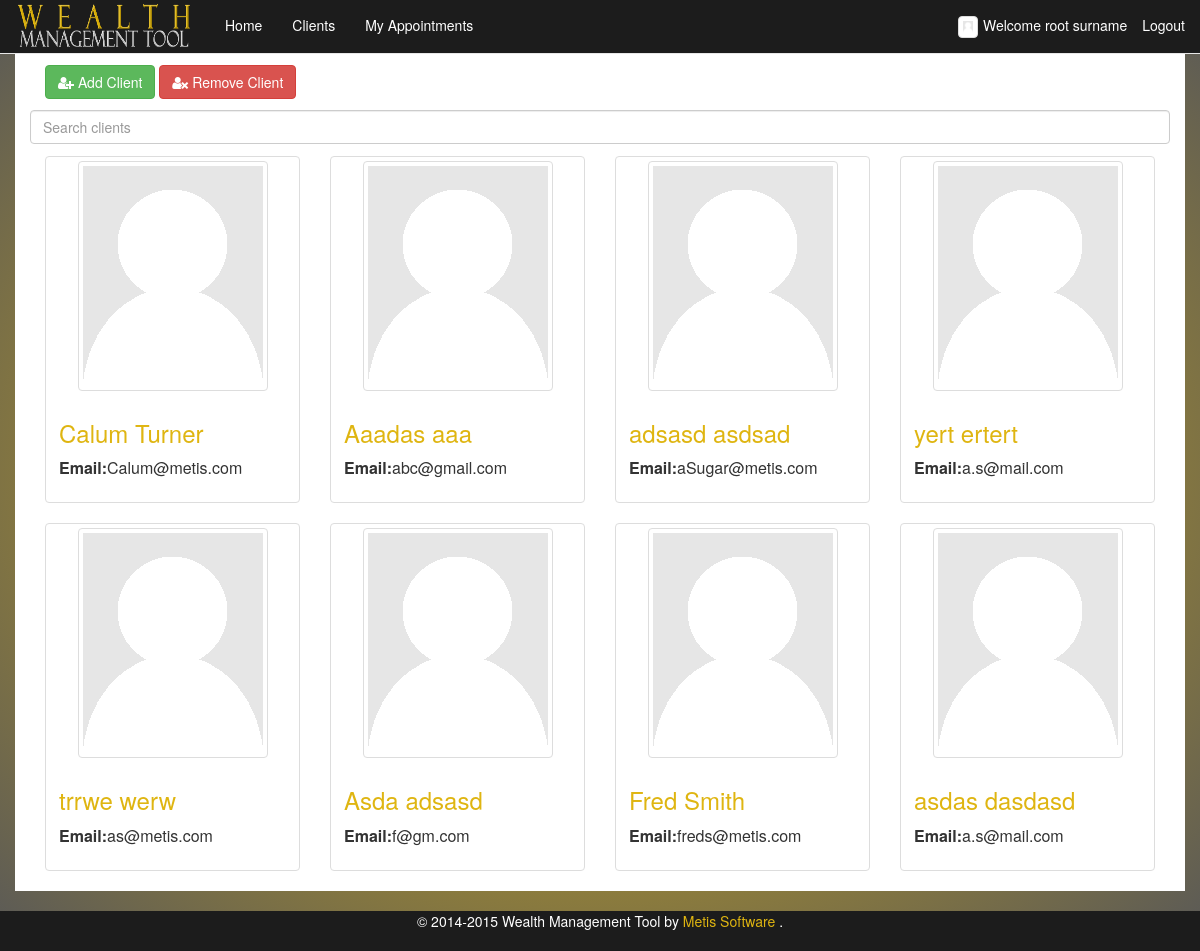
Before: /clients/ (signed in) with the older database file.
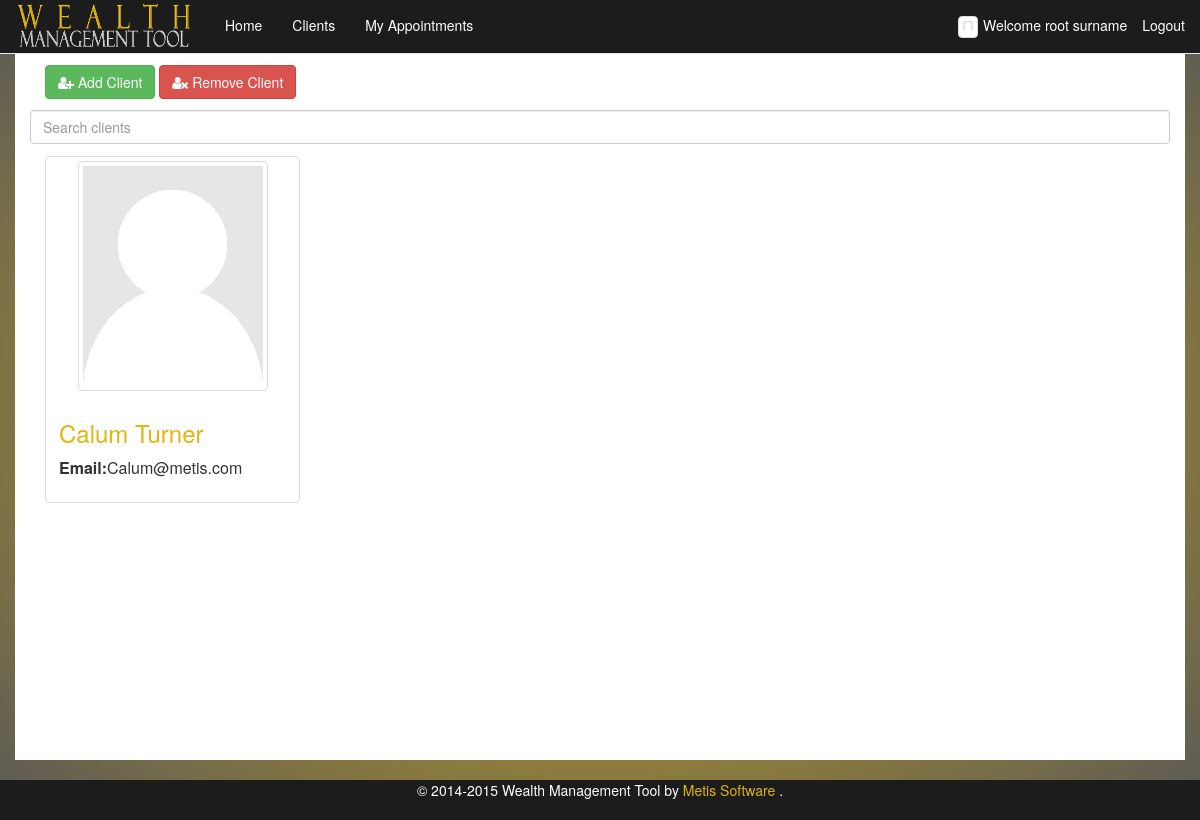
After: the same page with the newer database file.
### wms/models.py (models this page shows, shortened)
class Client(models.Model):
    first_name = models.CharField(max_length=64)
    middle_name = models.CharField(max_length=64, blank=True)
    surname = models.CharField(max_length=64)
    image = models.ImageField(upload_to='client_images', default='/media/person-placeholder.png')
    dob = models.DateField(default="1990-01-01")
    ni_regex = RegexValidator(regex=r'^(?!BG)(?!GB)(?!NK)(?!KN)(?!TN)(?!NT)(?!ZZ)(?:[A-CEGHJ-PR-TW-Z][A-CEGHJ-NPR-TW-Z])(?:\s*\d\s*){6}([A-D]|\s)$', message="Must be in the format: 'AA999999A', restrictions to characters apply'")
    ni_number = models.CharField(max_length=9, validators=[ni_regex], primary_key=True)
    email = models.EmailField(max_length=64)
    phone_regex = RegexValidator(
        regex=r'^\+?1?\d{9,15}$',
        message="Not a valid phone number. Up to 9 digits allowed.")
    home_phone = models.CharField(
        max_length=11, validators=[phone_regex], blank=True
    )
    mob_phone = models.CharField(
        max_length=11, validators=[phone_regex], blank=True
    )
    cash = models.DecimalField(max_digits=20, decimal_places=2)
    fa = models.ForeignKey(FA, null=True, blank=True)
    twitter_username = models.CharField(validators=[RegexValidator(
                                                    regex="^(\w){1,15}$",
                                                    message="Not a valid username,please remove @ and max of 15 cahracters"
                                                    )],
                                        blank=True, max_length= 15)
    facebook_username = models.CharField(blank=True, null=True, max_length=15)
    linkedin_username = models.CharField(blank=True, null=True, max_length=15)
    googleplus_username = models.CharField(blank=True, null=True, max_length=15)
    def __str__(self):
        return self.surname + " - " + self.ni_number

### wms/views.py (the view)
# urls.py: url(r'^clients/', 'print_clients', name='print_clients'),
@login_required
def print_clients(request):
    current_user = request.user
    client_list = Client.objects.filter(fa__ni_number=current_user.ni_number)
    print(client_list)
    return render_to_response('wms/clients.html', {'client_list': client_list}, context_instance=RequestContext(request))

### wms/templates/wms/clients.html (shortened to what this page needs)
{% extends "wms/base_boot.html" %}
{% load staticfiles %}
{% block content %}
    <div class="col-md-12 col-sm-12 ">
        <div class="col-md-12" style="margin-bottom:1%;">
            <a class="btn btn-success" href="/new_client.html" role="button"><i class="fa fa-user-plus"></i> Add Client</a>
	    <button id="rmvclient" type="button" class="btn btn-danger"><i class="fa fa-user-times"></i> Remove Client</button>
        </div>
    </div>
    <div class=" col-md-12 col-sm-12">
    {% if client_list %}
    <div id="users">
        <input class="search form-control " placeholder="Search clients" style = "margin-bottom:1%;">
        <ul class="list-unstyled list">
        {% for client in client_list %}
        <li>
            <div class="col-sm-4 col-xs-12 col-md-3">
                <div class="thumbnail">
			<a href="/client_details/?client={{client.ni_number}}"><img src="{{ client.image.url }}" class="img-responsive img-thumbnail" style="max-width: 200px"></a>
                    <div class="caption">
                        <h3 class=""><a href="/client_details/?client={{client.ni_number}}">{{client.first_name}} {{client.surname}}</a></h3>
                        <p>
                            <table>
                                <tr>
                                    <td><strong>Email: </strong></td>
                                    <td class="email">{{client.email}}</td>
                                </tr>
                            </table>
                        </p>
                    </div>
                    </div>
                </div>
            </li>
        {%endfor%}
        </ul>
    </div>
    {% else %}
    <p>No client data</p>
    {% endif %}
    </div>
    </div>
    {%  endblock %}

Changed rows visible on the page:
removed Client: image (placeholder picture), first_name "Aaadas", surname "aaa", email "abc@gmail.com"
removed Client: image (placeholder picture), first_name "adsasd", surname "asdsad", email "aSugar@metis.com"
removed Client: image (placeholder picture), first_name "yert", surname "ertert", email "a.s@mail.com"
removed Client: image (placeholder picture), first_name "trrwe", surname "werw", email "as@metis.com"
removed Client: image (placeholder picture), first_name "Asda", surname "adsasd", email "f@gm.com"
no longer on this page (row edited): Client: image (placeholder picture), first_name "Fred", surname "Smith", email "freds@metis.com"
removed Client: image (placeholder picture), first_name "asdas", surname "dasdasd", email "a.s@mail.com"
